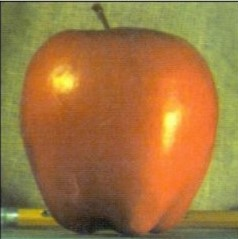
#> input picture תרגול2/apple.jpg, 238 x 239 px
$ python Lab2.py
#> lines starting #> are read from the running program, lines starting #| are printed output that depends on the picture
import cv2
import numpy as np
import matplotlib.pyplot as plt
import matplotlib.image as mpimg


def plot_two_by_two_subplot(first_img_name, second_img_name, third_img_name, fourth_img_name,
                            first_title="", second_title="", third_title="", fourth_title=""):
    """
    Plot four images (with corresponding titles if given) on a 2X2 grid.
    - - - - -
    - 1 - 2 -
    - - - - -
    - 3 - 4 -
    - - - - -
    :param first_img_name:
    :param second_img_name:
    :param third_img_name:
    :param fourth_img_name:
    :param first_title:
    :param second_title:
    :param third_title:
    :param fourth_title:
    :return: void
    """
    first_img = mpimg.imread(first_img_name)
    second_img = mpimg.imread(second_img_name)
    third_img = mpimg.imread(third_img_name)
    fourth_img = mpimg.imread(fourth_img_name)
    fig = plt.figure()
    first_img_plt = fig.add_subplot(2, 2, 1)
    first_img_plt.set_title(first_title)
    plt.imshow(first_img)
    second_img_plt = fig.add_subplot(2, 2, 2)
    second_img_plt.set_title(second_title)
    plt.imshow(second_img)
    third_img_plt = fig.add_subplot(2, 2, 3)
    third_img_plt.set_title(third_title)
    plt.imshow(third_img)
    fourth_img_plt = fig.add_subplot(2, 2, 4)
    fourth_img_plt.set_title(fourth_title)
    plt.imshow(fourth_img)
    plt.show()


# ##########################################Image_Blending########################################################
#

NUM_OF_LEVELS = 6
IMAGE_SIZE = (10 * 2 ** (NUM_OF_LEVELS - 1), 10 * 2 ** (NUM_OF_LEVELS - 1))

apple = cv2.imread('apple.jpg')
#> apple is the input picture: shape (239, 238, 3); mean B, G, R 63.6, 117.7, 158.6
orange = cv2.imread('orange.jpg')
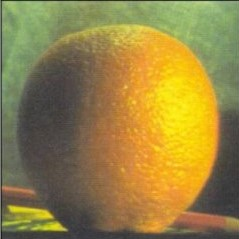
#> input picture תרגול2/orange.jpg, 239 x 239 px
#> orange is the input picture: shape (239, 239, 3); mean B, G, R 68.2, 131.1, 150

apple = cv2.resize(apple, IMAGE_SIZE)
#> apple: shape (320, 320, 3)
orange = cv2.resize(orange, IMAGE_SIZE)
#> orange: shape (320, 320, 3)


# generate Gaussian pyramid for apple
apple_pyramid_level = apple.copy()
apple_gaussian_p = [apple_pyramid_level]
for i in range(NUM_OF_LEVELS):
    apple_pyramid_level = cv2.pyrDown(apple_pyramid_level)
    apple_gaussian_p.append(apple_pyramid_level)
#> after the loop, apple_gaussian_p = 7 items

# generate Gaussian pyramid for orange
orange_pyramid_level = orange.copy()
orange_gaussian_p = [orange_pyramid_level]
for i in range(NUM_OF_LEVELS):
    orange_pyramid_level = cv2.pyrDown(orange_pyramid_level)
    orange_gaussian_p.append(orange_pyramid_level)
#> this loop made 6 passes
#> pass 1, `orange_pyramid_level = cv2.pyrDown(orange_pyramid_level)`:
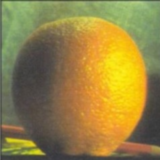
#> orange_pyramid_level: shape (160, 160, 3); mean B, G, R 68.1, 131.1, 149.9
#> after the loop, orange_gaussian_p = 7 items

# generate Diff Pyramid for apple
apple_diff_p = [apple_gaussian_p[NUM_OF_LEVELS - 1]]
for i in range(NUM_OF_LEVELS - 1, 0, -1):
    apple_diff_level = cv2.pyrUp(apple_gaussian_p[i])
    apple_diff_level = cv2.subtract(apple_gaussian_p[i-1], apple_diff_level)
    apple_diff_p.append(apple_diff_level)
#> this loop made 5 passes
#> pass 1, `apple_diff_level = cv2.pyrUp(apple_gaussian_p[i])`:
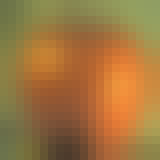
#> apple_diff_level: shape (20, 20, 3) (shown 8 times larger); mean of channels 0, 1, 2 62.9, 117.8, 160.1; drawn as B, G, R
#> after the loop, apple_diff_p = 6 items

# generate Diff Pyramid for orange
orange_diff_p = [orange_gaussian_p[NUM_OF_LEVELS - 1]]
for i in range(NUM_OF_LEVELS - 1, 0, -1):
    orange_diff_level = cv2.pyrUp(orange_gaussian_p[i])
    L = cv2.subtract(orange_gaussian_p[i-1], orange_diff_level)
    orange_diff_p.append(L)
#> this loop made 5 passes
#> pass 1, `orange_diff_level = cv2.pyrUp(orange_gaussian_p[i])`:
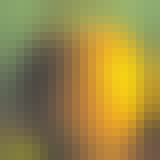
#> orange_diff_level: shape (20, 20, 3) (shown 8 times larger); mean of channels 0, 1, 2 68.9, 134.7, 153.4; drawn as B, G, R
#> pass 2, `L = cv2.subtract(orange_gaussian_p[i-1], orange_diff_level)`:
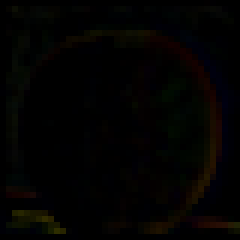
#> L: shape (40, 40, 3) (shown 6 times larger); mean of channels 0, 1, 2 1.3, 2.3, 3; drawn as B, G, R
#> after the loop, orange_diff_p = 6 items

# Now add left and right halves of images in each level
blend_diff_p = []
for la, lb in zip(apple_diff_p, orange_diff_p):
    rows, cols, dpt = la.shape
    blend_diff_level = np.hstack((la[0:rows, 0:int(cols/2), :], lb[0:rows, int(cols/2):cols, :]))
    blend_diff_p.append(blend_diff_level)
#> this loop made 6 passes
#> (rows, cols) on passes 1 to 6: (10, 10), (20, 20), (40, 40), (80, 80), (160, 160), (320, 320)
#> after the loop, blend_diff_p = 6 items

# now reconstruct
blend_reconstructed = blend_diff_p[0]
for i in range(1, NUM_OF_LEVELS):
    blend_reconstructed = cv2.pyrUp(blend_reconstructed)
    blend_reconstructed = cv2.add(blend_reconstructed, blend_diff_p[i])
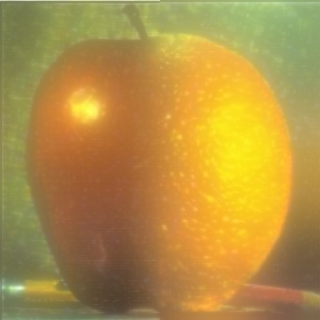
#> blend_reconstructed: shape (320, 320, 3); mean of channels 0, 1, 2 68.1, 144.4, 178.6; drawn as B, G, R

# image with direct connecting each half
direct_blend_img = np.hstack((apple[:, :int(cols/2)], orange[:, int(cols/2):]))
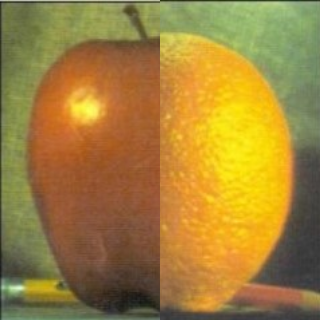
#> direct_blend_img: shape (320, 320, 3); mean B, G, R 59.3, 129.7, 161.1

cv2.imwrite('Pyramid_blending.jpg', blend_reconstructed)
cv2.imwrite('Direct_blending.jpg', direct_blend_img)

apple = mpimg.imread('apple.jpg')
#> apple: shape (239, 238, 3)
orange = mpimg.imread('orange.jpg')
#> orange: shape (239, 239, 3)
pyramid_blending_img = mpimg.imread('Pyramid_blending.jpg')
direct_blending_img = mpimg.imread('Direct_blending.jpg')

plot_two_by_two_subplot('apple.jpg', 'orange.jpg',  'Direct_blending.jpg', 'Pyramid_blending.jpg',
                        'Original apple', 'Original orange', 'Direct', 'Pyramid')
